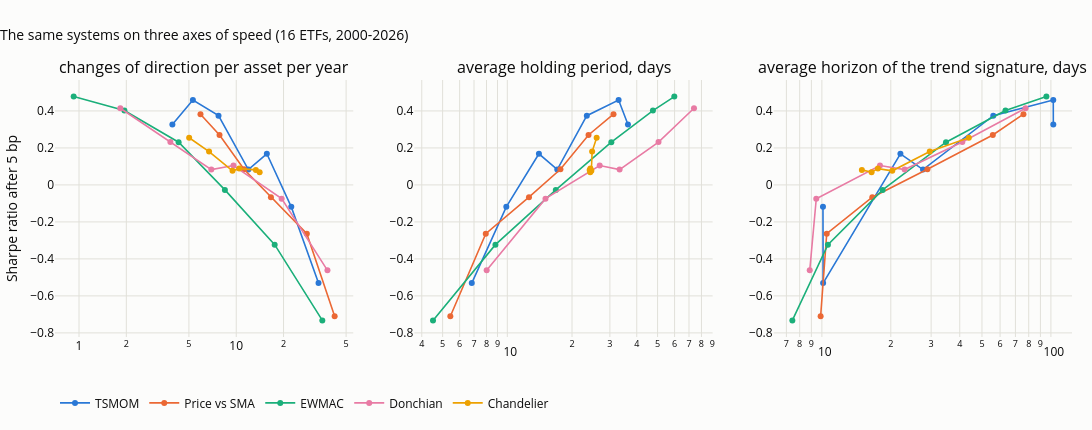

Notebook source saved alongside this figure:
### Code cell
lab = {"changes_per_year": "changes of direction per asset per year", "holding_days": "average holding period, days",
       "signature_lag_days": "average horizon of the trend signature, days"}
fig = make_subplots(rows=1, cols=3, subplot_titles=[lab[a] for a in lab], horizontal_spacing=0.06)
for j, a in enumerate(lab):
    for fam, g in T2.groupby("family", sort=False):
        g = g.sort_values(a)
        fig.add_scatter(x=g[a], y=g["sharpe_net"], mode="lines+markers", name=fam, line=dict(color=FAM_COL[fam], width=1.6),
                        showlegend=(j == 0), row=1, col=j + 1)
    fig.update_xaxes(type="log", row=1, col=j + 1)
fig.update_yaxes(title_text="Sharpe ratio after 5 bp", row=1, col=1)
fig.update_layout(title="The same systems on three axes of speed (16 ETFs, 2000-2026)", height=430, width=1150, margin=dict(t=80),
                  legend=dict(orientation="h", y=-0.2, x=0))
save_figure(fig, "07_01_three_axes", FIG)
fig

### Figure 1 — Plotly figure (JSON) as saved in the notebook; plotly's stock layout.template omitted (floating-point values rounded to 4 significant figures)
{"data": [{"line": {"color": "#2a78d6", "width": 1.6}, "mode": "lines+markers", "name": "TSMOM", "showlegend": true, "type": "scatter", "x": [3.925, 5.302, 7.717, 11.94, 15.66, 22.4, 33.38], "xaxis": "x", "y": [0.3265, 0.4589, 0.3744, 0.08297, 0.1684, -0.1186, -0.5306], "yaxis": "y"}, {"line": {"color": "#eb6834", "width": 1.6}, "mode": "lines+markers", "name": "Price vs SMA", "showlegend": true, "type": "scatter", "x": [5.925, 7.83, 11.21, 16.62, 28.13, 42.28], "xaxis": "x", "y": [0.3826, 0.2701, 0.08449, -0.06643, -0.2637, -0.7099], "yaxis": "y"}, {"line": {"color": "#1baf7a", "width": 1.6}, "mode": "lines+markers", "name": "EWMAC", "showlegend": true, "type": "scatter", "x": [0.9245, 1.943, 4.302, 8.472, 17.57, 35.3], "xaxis": "x", "y": [0.4775, 0.4022, 0.231, -0.02687, -0.323, -0.7324], "yaxis": "y"}, {"line": {"color": "#e87ba4", "width": 1.6}, "mode": "lines+markers", "name": "Donchian", "showlegend": true, "type": "scatter", "x": [1.83, 3.811, 6.943, 9.604, 19.45, 38.06], "xaxis": "x", "y": [0.4145, 0.2316, 0.08317, 0.105, -0.07432, -0.4617], "yaxis": "y"}, {"line": {"color": "#eda100", "width": 1.6}, "mode": "lines+markers", "name": "Chandelier", "showlegend": true, "type": "scatter", "x": [5.019, 6.717, 9.472, 10.45, 13.34, 14.09], "xaxis": "x", "y": [0.2553, 0.1803, 0.07627, 0.08821, 0.0814, 0.06862], "yaxis": "y"}, {"line": {"color": "#2a78d6", "width": 1.6}, "mode": "lines+markers", "name": "TSMOM", "showlegend": false, "type": "scatter", "x": [6.833, 9.893, 14.03, 17.08, 23.43, 32.94, 36.41], "xaxis": "x2", "y": [-0.5306, -0.1186, 0.1684, 0.08297, 0.3744, 0.4589, 0.3265], "yaxis": "y2"}, {"line": {"color": "#eb6834", "width": 1.6}, "mode": "lines+markers", "name": "Price vs SMA", "showlegend": false, "type": "scatter", "x": [5.431, 7.939, 12.61, 17.66, 23.86, 31.19], "xaxis": "x2", "y": [-0.7099, -0.2637, -0.06643, 0.08449, 0.2701, 0.3826], "yaxis": "y2"}, {"line": {"color": "#1baf7a", "width": 1.6}, "mode": "lines+markers", "name": "EWMAC", "showlegend": false, "type": "scatter", "x": [4.511, 8.804, 16.81, 30.47, 47.57, 59.84], "xaxis": "x2", "y": [-0.7324, -0.323, -0.02687, 0.231, 0.4022, 0.4775], "yaxis": "y2"}, {"line": {"color": "#e87ba4", "width": 1.6}, "mode": "lines+markers", "name": "Donchian", "showlegend": false, "type": "scatter", "x": [8.016, 15.05, 26.89, 33.29, 50.52, 73.86], "xaxis": "x2", "y": [-0.4617, -0.07432, 0.105, 0.08317, 0.2316, 0.4145], "yaxis": "y2"}, {"line": {"color": "#eda100", "width": 1.6}, "mode": "lines+markers", "name": "Chandelier", "showlegend": false, "type": "scatter", "x": [24.16, 24.3, 24.35, 24.6, 24.81, 26.04], "xaxis": "x2", "y": [0.0814, 0.06862, 0.08821, 0.07627, 0.1803, 0.2553], "yaxis": "y2"}, {"line": {"color": "#2a78d6", "width": 1.6}, "mode": "lines+markers", "name": "TSMOM", "showlegend": false, "type": "scatter", "x": [10.11, 10.13, 22.03, 27.65, 56.03, 102.4, 102.5], "xaxis": "x3", "y": [-0.1186, -0.5306, 0.1684, 0.08297, 0.3744, 0.4589, 0.3265], "yaxis": "y3"}, {"line": {"color": "#eb6834", "width": 1.6}, "mode": "lines+markers", "name": "Price vs SMA", "showlegend": false, "type": "scatter", "x": [9.877, 10.5, 16.6, 28.9, 55.76, 75.89], "xaxis": "x3", "y": [-0.7099, -0.2637, -0.06643, 0.08449, 0.2701, 0.3826], "yaxis": "y3"}, {"line": {"color": "#1baf7a", "width": 1.6}, "mode": "lines+markers", "name": "EWMAC", "showlegend": false, "type": "scatter", "x": [7.432, 10.63, 18.42, 34.82, 63.34, 95.57], "xaxis": "x3", "y": [-0.7324, -0.323, -0.02687, 0.231, 0.4022, 0.4775], "yaxis": "y3"}, {"line": {"color": "#e87ba4", "width": 1.6}, "mode": "lines+markers", "name": "Donchian", "showlegend": false, "type": "scatter", "x": [8.852, 9.454, 17.93, 22.98, 41.04, 77.5], "xaxis": "x3", "y": [-0.4617, -0.07432, 0.105, 0.08317, 0.2316, 0.4145], "yaxis": "y3"}, {"line": {"color": "#eda100", "width": 1.6}, "mode": "lines+markers", "name": "Chandelier", "showlegend": false, "type": "scatter", "x": [14.95, 16.48, 17.57, 20.3, 29.58, 43.82], "xaxis": "x3", "y": [0.0814, 0.06862, 0.08821, 0.07627, 0.1803, 0.2553], "yaxis": "y3"}], "layout": {"annotations": [{"font": {"size": 16}, "showarrow": false, "text": "changes of direction per asset per year", "x": 0.1467, "xanchor": "center", "xref": "paper", "y": 1.0, "yanchor": "bottom", "yref": "paper"}, {"font": {"size": 16}, "showarrow": false, "text": "average holding period, days", "x": 0.5, "xanchor": "center", "xref": "paper", "y": 1.0, "yanchor": "bottom", "yref": "paper"}, {"font": {"size": 16}, "showarrow": false, "text": "average horizon of the trend signature, days", "x": 0.8533, "xanchor": "center", "xref": "paper", "y": 1.0, "yanchor": "bottom", "yref": "paper"}], "height": 430, "legend": {"orientation": "h", "x": 0, "y": -0.2}, "margin": {"t": 80}, "title": {"text": "The same systems on three axes of speed (16 ETFs, 2000-2026)"}, "width": 1150, "xaxis": {"anchor": "y", "domain": [0.0, 0.2933], "type": "log"}, "xaxis2": {"anchor": "y2", "domain": [0.3533, 0.6467], "type": "log"}, "xaxis3": {"anchor": "y3", "domain": [0.7067, 1.0], "type": "log"}, "yaxis": {"anchor": "x", "domain": [0.0, 1.0], "title": {"text": "Sharpe ratio after 5 bp"}}, "yaxis2": {"anchor": "x2", "domain": [0.0, 1.0]}, "yaxis3": {"anchor": "x3", "domain": [0.0, 1.0]}}}
